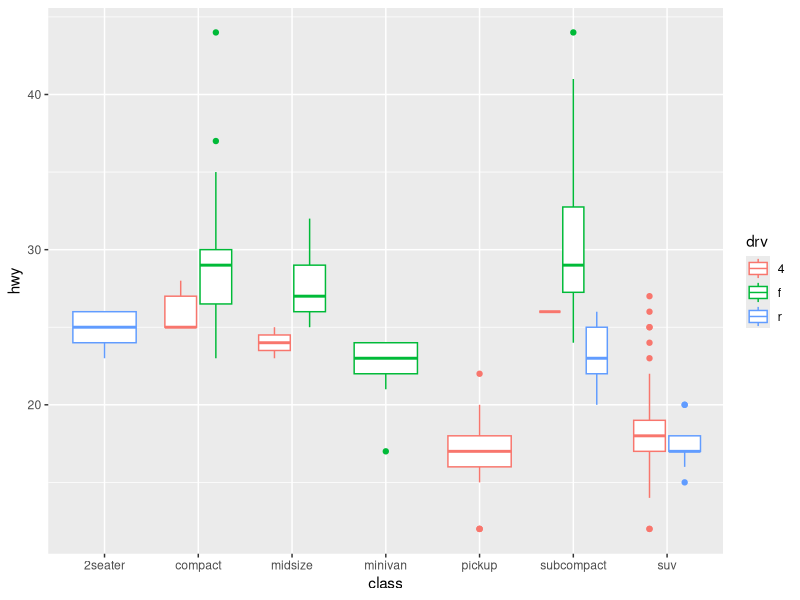
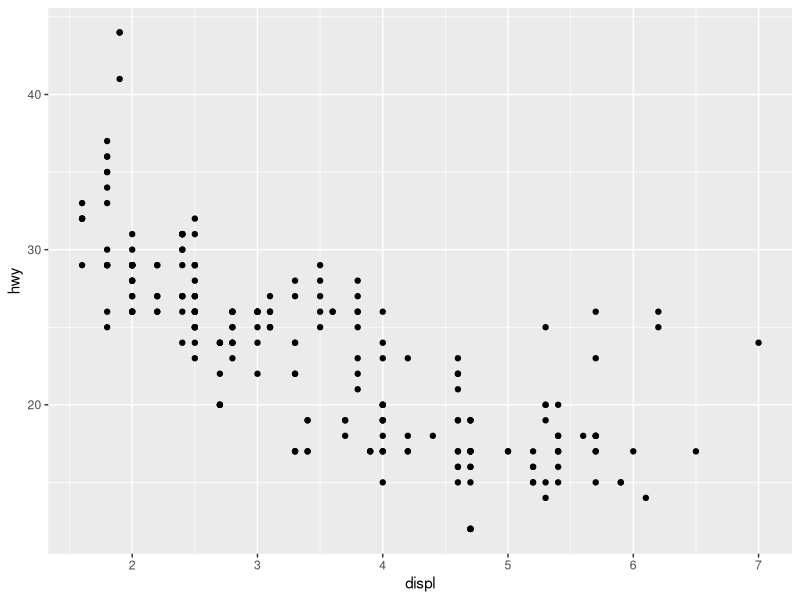

Reproduce these figures in R, in order.
## ---- chunk 1
knitr::opts_chunk$set(echo = TRUE)
## ---- chunk 2
library(tidyverse)
## ---- chunk 3
ggplot(mpg, aes(class, hwy)) + 
  geom_boxplot(aes(color = drv))
## ---- chunk 4
ggplot(data = mpg) + 
  geom_point(mapping = aes(x = displ, y = hwy))

filter(mpg, cyl == 8)

filter(diamonds, carat > 3)
